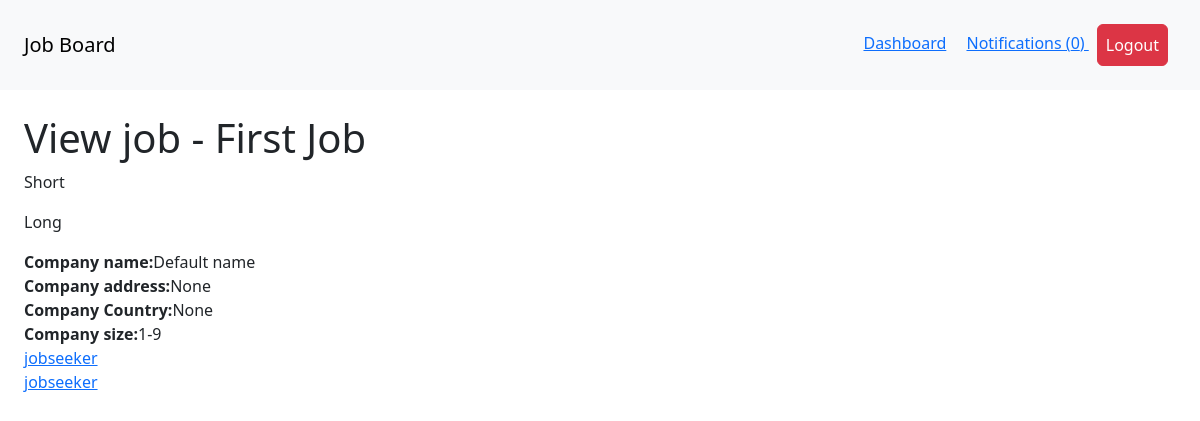
Screenshot of /dashboard/job/3/ (signed in) with the database file from the repository.
### job/models.py (models this page shows, shortened)
class Job(models.Model):
  SIZE_1_9 = 'size_1-9'
  SIZE_10_49 = 'size_10-49'
  SIZE_50_99 = 'size_50-99'
  SIZE_100 = 'size_100'
  CHOICES_SIZE = (
    (SIZE_1_9, '1-9'),
    (SIZE_10_49, '10-49'),
    (SIZE_50_99, '50-99'),
    (SIZE_100, '100+'),
  )
  title = models.CharField(max_length=255)
  short_description = models.TextField()
  long_description = models.TextField(blank=True, null=True)
  company_name = models.CharField(max_length=255)
  company_address = models.CharField(max_length=255, blank=True, null=True)
  company_zipcode = models.CharField(max_length=255, blank=True, null=True)
  company_place = models.CharField(max_length=255, blank=True, null=True)
  company_country = models.CharField(max_length=255, blank=True, null=True)
  company_size = models.CharField(max_length=20, choices=CHOICES_SIZE, default=SIZE_1_9)
  created_by = models.ForeignKey(User, on_delete=models.CASCADE, related_name='jobs')
  created_at = models.DateTimeField(auto_now_add=True)
  changed_at = models.DateTimeField(auto_now=True)

class Application(models.Model):
  job=models.ForeignKey(Job, related_name='applications', on_delete=models.CASCADE)
  content = models.TextField()
  experience = models.TextField()
  created_by = models.ForeignKey(User, related_name='applications', on_delete=models.CASCADE)
  created_at = models.DateTimeField(auto_now_add=True)

### userprofile/views.py (the view)
# urls.py: path('job/<int:job_id>/', view_dashboard_job, name ='view_dashboard_job'),
@login_required
def view_dashboard_job(request, job_id):
  job=get_object_or_404(Job, pk=job_id, created_by = request.user)
  return render(request, 'userprofile/view_dashboard_job.html', {
    'job':job
  })

### notification/context_processors.py (called while the page is built)
def notifications(request):
  if request.user.is_authenticated:
    return {'notifications': request.user.notifications.filter(is_read=False)}
  else:
    return {'notifications': []}

### userprofile/templates/userprofile/view_dashboard_job.html
{%extends 'core/base.html'%}
{%block content%}
      <h1 class="title">View job - {{job.title}} </h1>
      <p>{{job.short_description}}</p>
      <p>{{job.long_description}}</p>
      <b>Company name:</b>{{job.company_name}}<br>
      <b>Company address:</b>{{job.company_address}}<br>
      <b>Company Country:</b>{{job.company_country}}<br>
      <b>Company size:</b>{{job.get_company_size_display}}<br>
      {%for application in job.applications.all%}
      <div class="application">
        <a href="{%url 'view_application' application.id%}">{{application.created_by.username}}</a>
      </div>
      {%empty%}
      <p class="mt-4">No one has applied to this job yet</p>
      {%endfor%}
{%endblock%}

### rows the page displays
Job: title "First Job", short_description "Short", long_description "Long", company_name "Default name", company_address "None", company_country "None", company_size "1-9"
Application: created_by.username "jobseeker"
Application: created_by.username "jobseeker"

### other values shown
{{ notifications.count }} "0"
